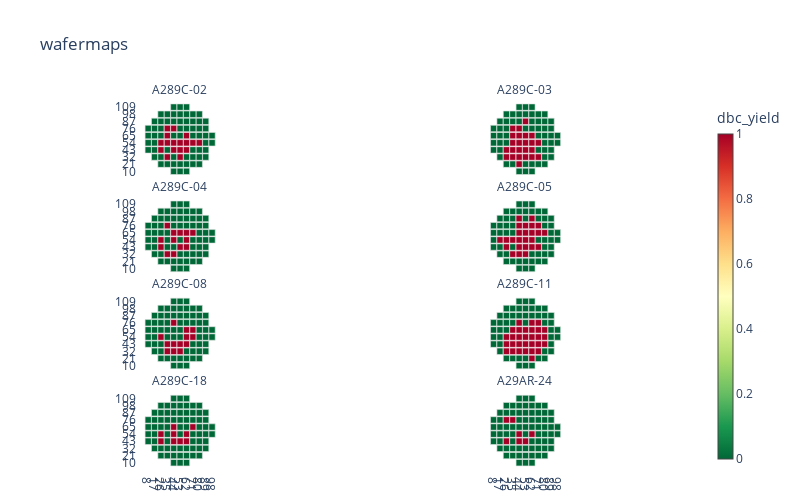

The cell this chart's notebook holds for it:
### Code cell
import random
#plotdf = df[df['wafer_id'].isin(random.choices(clusters[68],k=8))]
plotdf = df[df['wafer_id'].isin(clusters[3][0:8])]
width = 800
height = 500
columns = 2

display(
    wafermap_gallery(
        WafermapConfig(
            plotdf, 
            chipx_column='normalized_testx', 
            chipy_column='normalized_testy', 
            color_by_column='dbc_yield', 
            colormap = mpl.cm.RdYlGn.reversed(),
            #discrete=True, 
            title=f"wafermaps",
            plot_type='plotly',
            #plot_type='mpl',
            width=width,
            height=height,
            show_kerf_borders=False
        ), 
        wafer_column='wafer_id',
        columns = columns
    )
)
